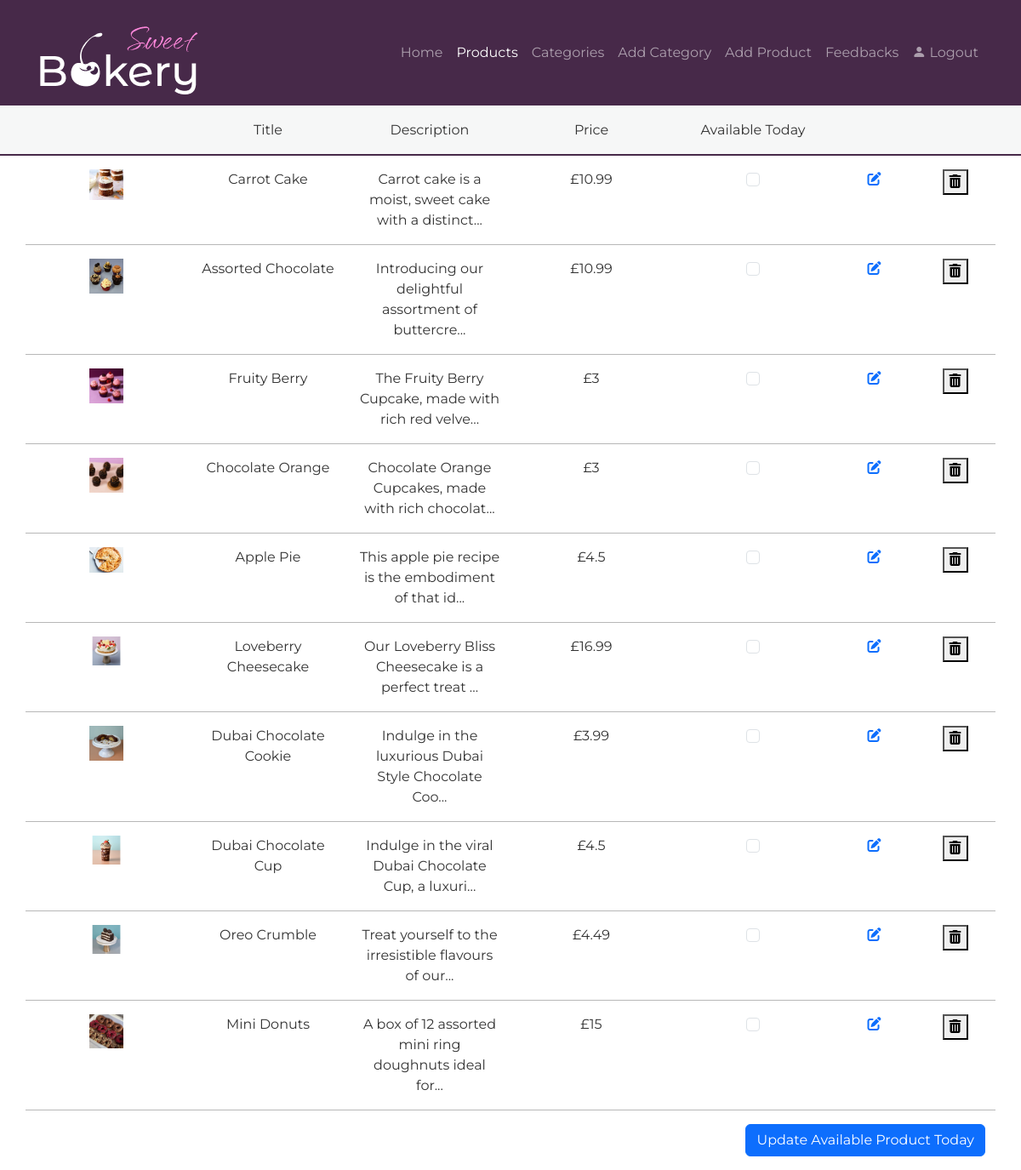
Screenshot of /admin/dashboard.php (signed in) with the database file from the repository.
### tables this page shows
CREATE TABLE `products` (
  `productID` int(11) NOT NULL,
  `productTypeID` int(11) NOT NULL,
  `productName` varchar(255) NOT NULL,
  `productDescription` text DEFAULT NULL,
  `sugar` int(11) DEFAULT NULL,
  `gluten` int(11) DEFAULT NULL,
  `lactose` int(11) DEFAULT NULL,
  `image` varchar(255) NOT NULL,
  `price` double NOT NULL,
  `date` date NOT NULL DEFAULT current_timestamp()
);

### admin/dashboard.php (the view, shortened to what this page needs)
<?php
include('../includes/connection.php');
include('./includes/header.php');
?>
<section id="tableHeader" class="pt-3 pb-3">
    <div class="container text-center">
        <div class="row">
            <div class="float-start col-md-2"></div>
            <div class="float-start col-md-2">Title</div>
            <div class="float-start col-md-2">Description</div>
            <div class="float-start col-md-2">Price</div>
            <div class="float-start col-md-2">Available Today</div>
            <div class="float-start col-md-1"></div>
            <div class="float-start col-md-1"></div>
        </div>
    </div>
</section>
<section id="tableBody">
    <div class="container text-center">
        <form method="POST" action="dashboard.php">
        <?php
          $sql = "SELECT * FROM `products`";
          $result = $conn->query($sql);
              while ($row = $result->fetch_assoc()) {
                  $isAvailable = $row['date'] == date("Y-m-d") ? "checked" : "";
                echo "
                  <div class='row pt-3 pb-3 item-row'>
                      <div class='float-start col-md-2'><img src='../img/products/".$row['image']."' alt='item' width ='40px'></div>
                      <div class='float-start col-md-2'>".$row['productName']."</div>
                      <div class='float-start col-md-2'>".substr($row['productDescription'], 0, 50)."...</div>
                      <div class='float-start col-md-2 text-center'>£".$row['price']."</div>
                      <div class='float-start col-md-2 text-center'><input class='form-check-input' type='checkbox' name='available[]' value ='".$row['productID']."' ".$isAvailable."></div>
                      <div class='float-start col-md-1 text-center'><a href='editProduct.php?id=".$row['productID']."'><i class='fa-solid fa-pen-to-square'></i></a></div>
                      <div class='float-start col-md-1'><button class='form' type='button' onClick='deleteItem(".$row['productID'].")'><i class='fa-solid fa-trash-can'></i></button></div>
                  </div> ";
              }
        ?>
        <div class="text-end pt-3 pb-3">
            <button type="submit" name="mark" class="btn btn-primary">Update Available Product Today</button>
</div>
    </form>
    </div>
</section>

### admin/includes/header.php (shortened to what this page needs)
 <?php
 $currentPage = basename($_SERVER['PHP_SELF']);
 ?>
<!DOCTYPE html>
<html lang="en">
<head>
  <link href="https://cdn.jsdelivr.net/npm/bootstrap-icons@1.10.5/font/bootstrap-icons.css" rel="stylesheet">
  <link rel="stylesheet" href="https://cdnjs.cloudflare.com/ajax/libs/font-awesome/6.5.0/css/all.min.css">
  <link href="https://cdn.jsdelivr.net/npm/bootstrap@5.3.2/dist/css/bootstrap.min.css" rel="stylesheet">
  <link href="https://cdn.jsdelivr.net/npm/gijgo@1.9.14/css/gijgo.min.css" rel="stylesheet" type="text/css" />
  <link rel="stylesheet" href="./css/style.css">
</head>
<body>
<header>
  <nav class="navbar navbar-expand-lg navbar-dark fixed-top" style="background: #472949;">
    <div class="container">
      <a class="navbar-brand" href="../index.php">
        <img src="img/logo.png" alt="Bakery Logo">
      </a>
      <div class="collapse navbar-collapse justify-content-end" id="navbarNav">
        <ul class="navbar-nav">
          <li class="nav-item"><a class="nav-link" href="../index.php">Home</a></li>
          <li class="nav-item"><a class="nav-link <?= ($currentPage == 'dashboard.php' ? 'active' : '') ?>" href="dashboard.php">Products</a></li>
          <li class="nav-item"><a class="nav-link <?= ($currentPage == 'categories.php' ? 'active' : '') ?>" href="categories.php">Categories</a></li>
          <li class="nav-item"><a class="nav-link <?= ($currentPage == 'addCategory.php' ? 'active' : '') ?>" href="addCategory.php">Add Category</a></li>
          <li class="nav-item"><a class="nav-link <?= ($currentPage == 'addItem.php' ? 'active' : '') ?>" href="addItem.php">Add Product</a></li>
          <li class="nav-item"><a class="nav-link <?= ($currentPage == 'feedbacks.php' ? 'active' : '') ?>" href="feedbacks.php">Feedbacks</a></li>
          <li class="nav-item">
            <?php
              if(isset($_SESSION['admin'])) {
                echo' <a class="nav-link" href="logout.php"><i class="bi bi-person-fill"></i> Logout</a>';
              } else {
                echo' <a class="nav-link" href="login.php"><i class="bi bi-person-fill"></i> Admin Sign In</a>';
              }
              ?>
            </li>
        </ul>
      </div>
    </div>
  </nav>
</header>

### admin/css/style.css (style rules this page uses)
body { font-family: 'Montserrat', sans-serif; margin: 0; padding: 0; background: #fff; color: #333; }
#tableHeader { margin-top: 125px; background: #F6F7F7; border-bottom: 2px solid #472949; }
.item-row { border-bottom: 1px solid #B7B7B7; }

### rows the page displays
products: image (picture), productName "Carrot Cake", productDescription "Carrot cake is a moist, sweet cake with a distinct", price "10.99"
products: image (picture), productName "Assorted Chocolate", productDescription "Introducing our delightful assortment of buttercre", price "10.99"
products: image (picture), productName "Fruity Berry", productDescription "The Fruity Berry Cupcake, made with rich red velve", price "3"
products: image (picture), productName "Chocolate Orange", productDescription "Chocolate Orange Cupcakes, made with rich chocolat", price "3"
products: image (picture), productName "Apple Pie", productDescription "This apple pie recipe is the embodiment of that id", price "4.5"
products: image (picture), productName "Loveberry Cheesecake", productDescription "Our Loveberry Bliss Cheesecake is a perfect treat", price "16.99"
products: image (picture), productName "Dubai Chocolate Cookie", productDescription "Indulge in the luxurious Dubai Style Chocolate Coo", price "3.99"
products: image (picture), productName "Dubai Chocolate Cup", productDescription "Indulge in the viral Dubai Chocolate Cup, a luxuri", price "4.5"
products: image (picture), productName "Oreo Crumble", productDescription "Treat yourself to the irresistible flavours of our", price "4.49"
products: image (picture), productName "Mini Donuts", productDescription "A box of 12 assorted mini ring doughnuts ideal for", price "15"
